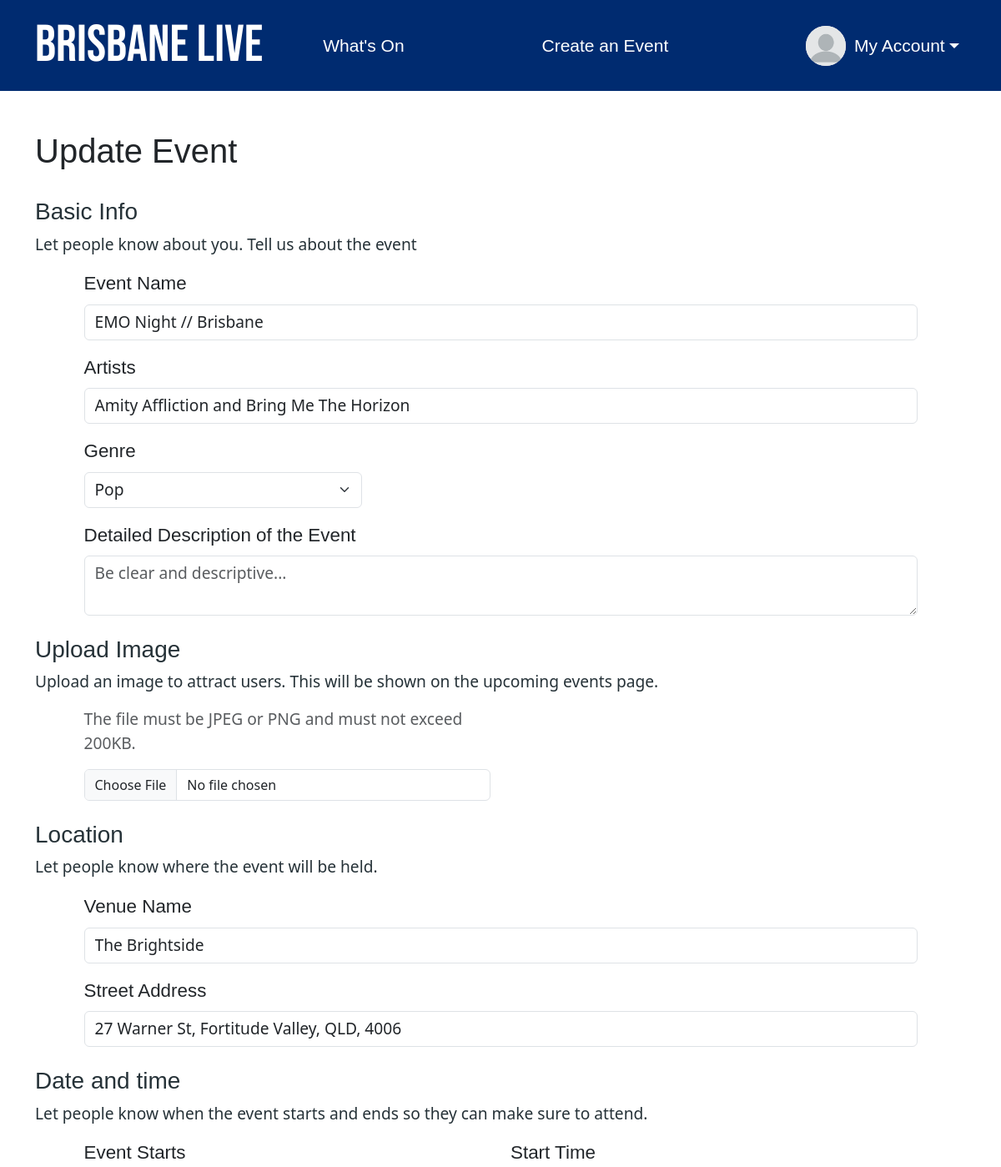
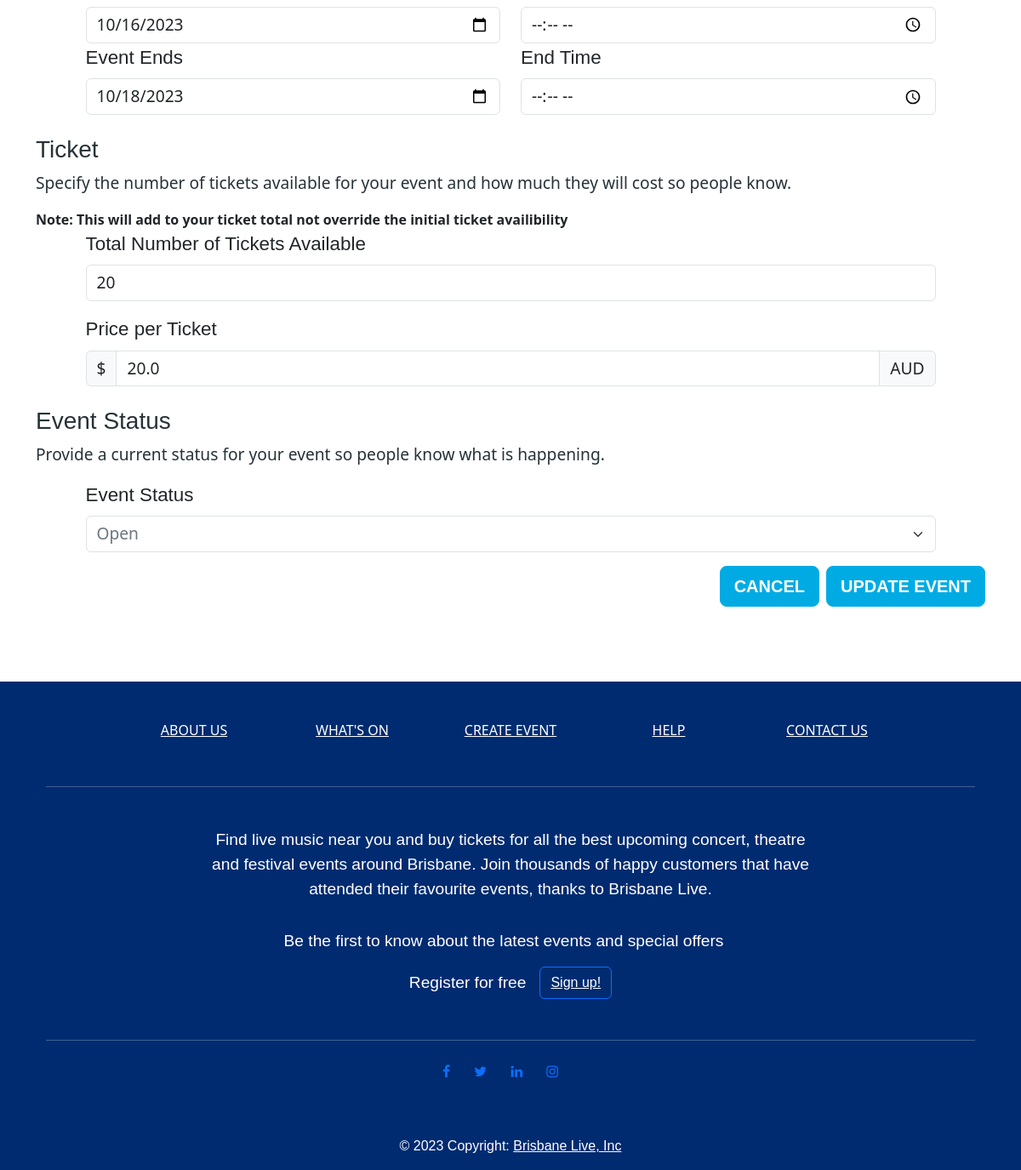
Page /updateEvent/2 (signed in) on the committed database (2 pictures, top to bottom).
### brisbane_live/models.py (models this page shows)
class Event(db.Model):
    __tablename__ = 'events'
    id = db.Column(db.Integer, primary_key=True)
    name = db.Column(db.String(100), nullable=False)
    status = db.Column(db.String(10), CheckConstraint("status IN ('Open', 'Inactive', 'Sold Out', 'Cancelled')"), nullable=False, index=True) #checks status is valid status
    start_time = db.Column(db.Time, nullable=False, index=True)
    end_time = db.Column(db.Time, nullable=False, index=True)
    description = db.Column(db.String(500), nullable=False, index=True)
    image = db.Column(db.String(400), nullable=False, index=True)
    ticket_price = db.Column(db.Float(2), CheckConstraint('ticket_price >= 0'), nullable=False, index=True)
    num_tickets = db.Column(db.Integer, CheckConstraint('num_tickets >= 0'), nullable=False, index=True)
    end_date = db.Column(db.Date, nullable=False, index=True)
    start_date = db.Column(db.Date, nullable=False, index=True)
    user_id = db.Column(db.Integer, db.ForeignKey('users.id'))
    genre = db.Column(db.Integer, db.ForeignKey('genres.id'))
    artist_names = db.Column(db.String(100), nullable=False, index=True)
    venue_name = db.Column(db.String(100), nullable=False, index=True)
    street_address = db.Column(db.String(100), nullable=False, index=True)
    comments = db.relationship('Comment', backref='events')

### brisbane_live/createEvent.py (the view)
@bp.route('/updateEvent/<int:id>', methods=['GET', 'POST'])
@login_required
def updateEvent(id):
    events = Event.query.filter(Event.id==id).first()
    form = createEventForm()
    if current_user.id == events.user_id:
        if form.validate_on_submit():
            update_event = Event.query.filter(Event.id==id).first()
            db_file_path = check_upload_file(form)
            update_event.name = form.name.data
            update_event.status = form.status.data
            update_event.start_time = form.start_time.data
            update_event.end_time = form.end_time.data
            update_event.end_date = form.end_date.data
            update_event.start_date = form.start_date.data
            update_event.description = form.description.data
            update_event.ticket_price = form.ticket_price.data
            update_event.venue_name = form.venue_name.data
            update_event.street_address = form.street_address.data
            update_event.genre = form.genre.data
            update_event.image = db_file_path
            update_event.num_tickets += form.num_tickets.data
            db.session.commit()
            return redirect(url_for('createEvent.show', id=id))
    else:
        flash('You cannot update an event you are not the owner of please create your own event below', 'text-danger')
        return redirect(url_for('createEvent.createEvent'))
    return render_template('update-event.html', form=form, event=events)

### brisbane_live/__init__.py (called while the page is built)
def create_app():
    app.debug=True
    app.secret_key = os.urandom(32)
    app.config['SQLALCHEMY_DATABASE_URI']='sqlite:///brisbane_live_events.sqlite'
    db.init_app(app)
    bootstrap = Bootstrap5(app)
    login_manager = LoginManager()
    login_manager.login_view='auth.login'
    login_manager.init_app(app)
    from .models import User  # importing here to avoid circular references
    @login_manager.user_loader
    def load_user(user_id):
        return User.query.get(int(user_id))
    from . import views
    app.register_blueprint(views.bp)
    from . import auth
    app.register_blueprint(auth.bp)
    from . import createEvent
    app.register_blueprint(createEvent.bp)
    from . import myAccount
    app.register_blueprint(myAccount.bp)
    UPLOAD_FOLDER = '/static/image'
    app.config['UPLOAD_FOLDER'] = UPLOAD_FOLDER
    return app

### brisbane_live/templates/update-event.html (shortened to what this page needs)
{% extends 'base.html' %}
{% import "bootstrap5/form.html" as wtf %}
{% block header %}
<head>
</head>
{% endblock %}
{% block content %}
<main>
    <div class="container container no gutters-xs-only py-4 mb-4 bg-body-white">
        <h1 class="py-4">Update Event</h1>
        <form method="POST" form="form" action="{{url_for('createEvent.updateEvent', id=event.id)}}" enctype="multipart/form-data">
            <div>
                <h3>Basic Info</h3>
                <p>Let people know about you. Tell us about the event</p>
                <div class="container mb-3 col-sm-11">
                    <div class="mb-3">
                        <div class="form-group {% if form.name.errors %}has-error{% endif %}">
                            {{ form.name.label(class_="form-label label-custom") }}
                            {{ form.name(class_="form-control input-text", placeholder="Be clear and descriptive...", value = event.name) }}
                        </div>
                    </div>
                    <div class="mb-3 {% if form.artist_names.errors %}has-error{% endif %}">
                        {{ form.artist_names.label(class_="form-label label-custom") }}
                        {{ form.artist_names(class_="form-control input-text", placeholder="Specify the artist/s...", value = event.artist_names) }}
                    </div>
                    <div class="col-md-4 mb-3 {% if form.genre.errors %}has-error{% endif %}">
                        {{ form.genre.label(class_="form-label label-custom") }}
                        {{ form.genre(class_="form-select input-text") }}
                    </div>
                    <div class="mb-3 {% if form.description.errors %}has-error{% endif %}">
                        {{ form.description.label(class_="form-label label-custom") }}
                        {{ form.description(class_="form-control input-text", placeholder="Be clear and descriptive...") }}
                    </div>
                </div>
                <h3 class="mt-4">Upload Image</h3>
                <p>Upload an image to attract users. This will be shown on the upcoming events page.</p>
                <div class="container col-sm-11 mb-3">
                    <div class="row mb-3 align-items-center">
                        <div class="col-md-6 {% if form.image.errors %}has-error{% endif %}">
                            <p class="text-muted">The file must be JPEG or PNG and must not exceed 200KB.</p>
                            {{ form.image(class_="form-control", aria_label="file example", value = event.image) }}
                        </div>
                    </div>
                </div>
                <h3 class="mt-4">Location</h3>
                <p>Let people know where the event will be held.</p>
                <div class="container col-sm-11 mb-3 {% if form.venue_name.errors %}has-error{% endif %}">
                    <div class="mb-3">
                        {{ form.venue_name.label(class_="form-label label-custom") }}
                        {{ form.venue_name(class_="form-control input-text", placeholder="Specify the venue name...", value = event.venue_name) }}
                    </div>
                    <div class="mb-3 {% if form.street_address.errors %}has-error{% endif %}">
                        {{ form.street_address.label(class_="form-label label-custom") }}
                        {{ form.street_address(class_="form-control input-text", placeholder="Specify the street address...", value = event.street_address) }}
                    </div>
                </div>
                <h3 class="mt-4">Date and time</h3>
                <p>Let people know when the event starts and ends so they can make sure to attend.</p>
                <div class="container col-sm-11 mb-3 {% if form.start_date.errors %}has-error{% endif %}">
                    <div class="row">
                        <div class="col-md-6">
                            {{ form.start_date.label(class_="form-label label-custom") }}
                            {{ form.start_date(class_="form-control input-text", value = event.start_date) }}
                        </div>
                        <div class="col-md-6 {% if form.start_time.errors %}has-error{% endif %}">
                            {{ form.start_time.label(class_="form-label label-custom") }}
                            {{ form.start_time(class_="form-control input-text") }}
                        </div>
                    </div>
                    <div class="row">
                        <div class="col-md-6 {% if form.end_date.errors %}has-error{% endif %}">
                            {{ form.end_date.label(class_="form-label label-custom") }}
                            {{ form.end_date(class_="form-control input-text", value = event.end_date) }}
                        </div>
                        <div class="col-md-6 {% if form.end_time.errors %}has-error{% endif %}">
                            {{ form.end_time.label(class_="form-label label-custom") }}
                            {{ form.end_time(class_="form-control input-text") }}
                        </div>
                    </div>
                </div>
                <h3 class="mt-4">Ticket</h3>
                <p>Specify the number of tickets available for your event and how much they will cost so people know.</p>
                <b>Note: This will add to your ticket total not override the initial ticket availibility</b>
                <div class="container col-sm-11 mb-3">
                    <div class="mb-3 {% if form.num_tickets.errors %}has-error{% endif %}">
                        {{ form.num_tickets.label(class_="form-label label-custom") }}
                        {{ form.num_tickets(class_="form-control input-text text-right", value = event.num_tickets) }}
                    </div>
                    <div class="mb-3 {% if form.ticket_price.errors %}has-error{% endif %}">
                        {{ form.ticket_price.label(class_="form-label label-custom") }}
                        <div class="input-group">
                            <span class="input-group-text input-text" id="currency-symbol-custom">$</span>
                            {{ form.ticket_price(class_="form-control input-text text-right", aria_label="Amount (to the nearest dollar)", value = event.ticket_price) }}
                            <span class="input-group-text input-text" id="currency-custom">AUD</span>
                        </div>
                    </div>
                </div>
                <h3 class="mt-4">Event Status</h3>
                <p>Provide a current status for your event so people know what is happening.</p>
                <div class="container mb-3 col-sm-11 {% if form.status.errors %}has-error{% endif %}">
                    {{ form.status.label(class_="form-label label-custom") }}
                    {{ form.status(class_="form-select option-custom") }}
                </div>
            </div>
            <div class="d-grid gap-2 d-flex justify-content-end flex-wrap">
                <a href="{{url_for('createEvent.show', id=event.id)}}" class="btn btn-primary btn-lg flex-shrink-1">CANCEL</a>
                <input type="submit" class="btn btn-primary btn-lg flex-shrink-1" value="UPDATE EVENT"/>
            </div>
        </form>
    </div>
</main>
{% endblock %}

### brisbane_live/static/CSS/style.css (style rules this page uses)
html { margin: 0; padding: 0; border: 0; font-size: 100%; font: inherit; vertical-align: baseline; }
p { font-size: 1.2rem; color: #263238; font-family: system-ui, -apple-system, BlinkMacSystemFont, 'Segoe UI', Roboto, Oxygen, Ubuntu, Cantarell, 'Open Sans', 'Helvetica Neue', sans-serif }
h2, h1, h4, h5, th { font-family: sans-serif; }
h3 { color: #263238 !important; font-family: sans-serif !important; }
option { font-size: 1.2rem; }
.input-text { font-size: 1.2rem !important; font-family: system-ui, -apple-system, BlinkMacSystemFont, 'Segoe UI', Roboto, Oxygen, Ubuntu, Cantarell, 'Open Sans', 'Helvetica Neue', sans-serif; }
.label-custom { font-size: 1.4rem !important; font-family: sans-serif !important; }
.btn-primary { background-color: #00abe4 !important; border-color: #00abe4 !important; font-weight: bold !important; font-family: sans-serif !important; }
.option-custom { font-size: 1.2rem !important; color: #6c757d !important; font-family: system-ui, -apple-system, BlinkMacSystemFont, 'Segoe UI', Roboto, Oxygen, Ubuntu, Cantarell, 'Open Sans', 'Helvetica Neue', sans-serif; }

### rows in the picture
Event: name "EMO Night // Brisbane", artist_names "Amity Affliction and Bring Me The Horizon", genre "Pop", venue_name "The Brightside", street_address "27 Warner St, Fortitude Valley, QLD, 4006", start_date "10/16/2023", end_date "10/18/2023", num_tickets "20", ticket_price "20.0", status "Open"
